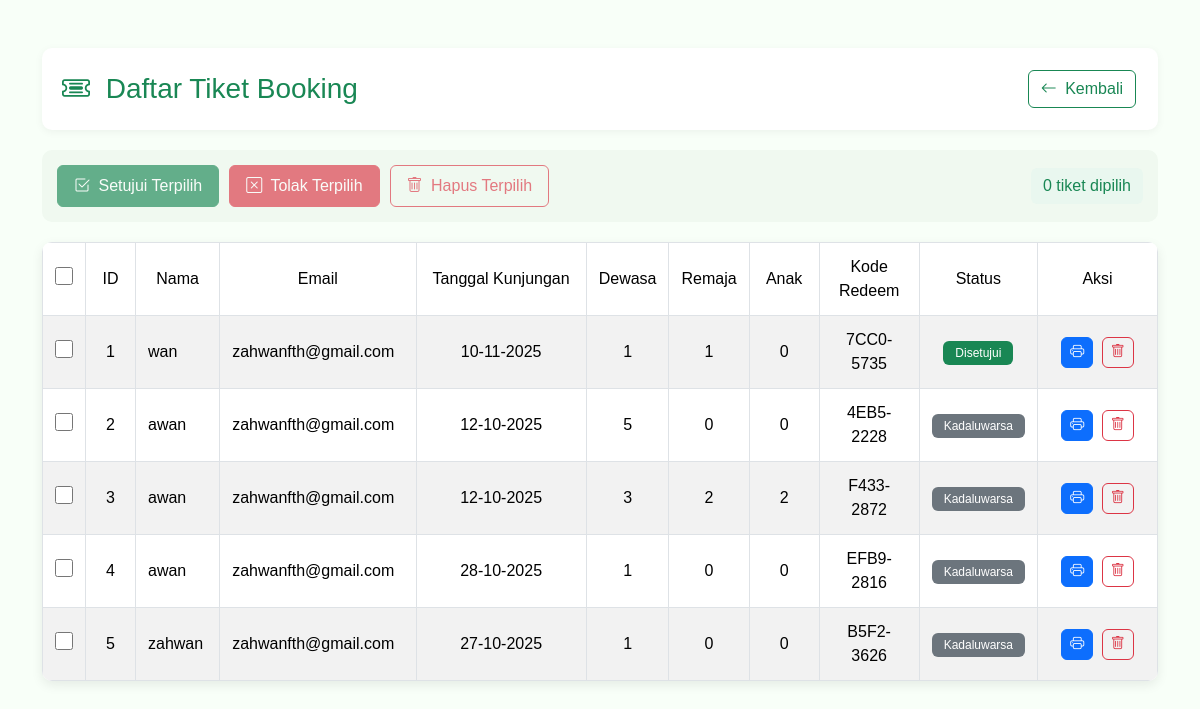
/admin/tiket_list.php (signed in), run on the app's committed database.
### tables this page shows
CREATE TABLE `booking` (
  `id` int NOT NULL,
  `nama_pengunjung` varchar(100) NOT NULL,
  `email` varchar(100) NOT NULL,
  `tanggal_kunjungan` date NOT NULL,
  `jumlah_dewasa` int DEFAULT '0',
  `jumlah_anak` int DEFAULT '0',
  `jumlah_remaja` int DEFAULT '0',
  `total_harga` int NOT NULL,
  `catatan` text,
  `tanggal_booking` timestamp NULL DEFAULT CURRENT_TIMESTAMP,
  `status` varchar(20) NOT NULL DEFAULT 'dibooking',
  `kode_redeem` varchar(20) DEFAULT NULL
);

### admin/tiket_list.php (the view, shortened to what this page needs)
<?php
include "../database/conn.php";
$query = "SELECT * FROM booking ORDER BY tanggal_booking DESC";
$result = $conn->query($query);
?>
<!DOCTYPE html>
<html lang="id">
<head>
    <link href="https://cdn.jsdelivr.net/npm/bootstrap@5.3.2/dist/css/bootstrap.min.css" rel="stylesheet">
    <link rel="stylesheet" href="https://cdn.jsdelivr.net/npm/bootstrap-icons@1.11.3/font/bootstrap-icons.css">
</head>
<body>
<div class="container my-5">
    <div class="page-header d-flex justify-content-between align-items-center">
        <h3 class="text-success mb-0"><i class="bi bi-ticket-detailed me-2"></i> Daftar Tiket Booking</h3>
        <a href="dashboard.php" class="btn btn-outline-success btn-action">
            <i class="bi bi-arrow-left me-1"></i> Kembali
        </a>
    </div>
    <form method="POST" action="proses_tiket.php" id="ticketForm">
        <div class="mass-action-bar">
            <button type="submit" name="aksi" value="acc_selected" class="btn btn-success" id="approveSelected" disabled>
                <i class="bi bi-check2-square me-1"></i> Setujui Terpilih
            </button>
            <button type="submit" name="aksi" value="dec_selected" class="btn btn-danger" id="rejectSelected" disabled>
                <i class="bi bi-x-square me-1"></i> Tolak Terpilih
            </button>
            <button type="submit" name="aksi" value="delete_selected" class="btn btn-outline-danger" id="deleteSelected" disabled>
                <i class="bi bi-trash me-1"></i> Hapus Terpilih
            </button>
            <div class="selected-count" id="selectedCount">0 tiket dipilih</div>
        </div>
        <div class="card">
            <div class="table-responsive">
                <table class="table table-bordered table-striped align-middle mb-0">
                    <thead>
                        <tr class="text-center">
                            <th width="40px">
                                <input type="checkbox" id="checkAll" class="custom-checkbox">
                            </th>
                            <th width="50px">ID</th>
                            <th>Nama</th>
                            <th>Email</th>
                            <th>Tanggal Kunjungan</th>
                            <th width="70px">Dewasa</th>
                            <th width="70px">Remaja</th>
                            <th width="70px">Anak</th>
                            <th width="100px">Kode Redeem</th>
                            <th width="100px">Status</th>
                            <th width="120px">Aksi</th>
                        </tr>
                    </thead>
                    <tbody>
                        <?php if ($result && $result->num_rows > 0): ?>
                            <?php $no = 1;  ?>
                            <?php while ($row = $result->fetch_assoc()): ?>
                                <tr>
                                    <td class="text-center">
                                        <input type="checkbox" name="selected_ids[]" value="<?= $row['id']; ?>" class="ticket-checkbox custom-checkbox">
                                    </td>
                                    <td class="text-center"><?= $no++; ?></td>
                                    <td><?= htmlspecialchars($row['nama_pengunjung']); ?></td>
                                    <td><?= htmlspecialchars($row['email']); ?></td>
                                    <td class="text-center"><?= date('d-m-Y', strtotime($row['tanggal_kunjungan'])); ?></td>
                                    <td class="text-center"><?= $row['jumlah_dewasa']; ?></td>
                                    <td class="text-center"><?= $row['jumlah_remaja']; ?></td>
                                    <td class="text-center"><?= $row['jumlah_anak']; ?></td>
                                    <td class="text-center"><?= htmlspecialchars($row['kode_redeem']); ?></td>
                                    <td class="text-center">
                                        <?php
                                            $status = $row['status'];
                                            if ($status === 'dibooking')
                                                echo "<span class='badge bg-warning text-dark'>Dibooking</span>";
                                            elseif ($status === 'acc' || $status === 'accepted')
                                                echo "<span class='badge bg-success'>Disetujui</span>";
                                            elseif ($status === 'dec' || $status === 'declined')
                                                echo "<span class='badge bg-danger'>Ditolak</span>";
                                            elseif ($status === 'kadaluwarsa')
                                                echo "<span class='badge bg-secondary'>Kadaluwarsa</span>";
                                        ?>
                                    </td>
                                    <td class="text-center">
                                        <?php if ($status === 'dibooking'): ?>
                                            <a href="proses_tiket.php?id=<?= $row['id']; ?>&aksi=acc" class="btn btn-success btn-sm btn-action" title="Setujui">
                                                <i class="bi bi-check-circle"></i>
                                            </a>
                                            <a href="proses_tiket.php?id=<?= $row['id']; ?>&aksi=dec" class="btn btn-danger btn-sm btn-action" title="Tolak">
                                                <i class="bi bi-x-circle"></i>
                                            </a>
                                        <?php else: ?>
                                            <a href="print_tiket.php?id=<?= $row['id']; ?>" target="_blank" class="btn btn-primary btn-sm btn-action" title="Cetak">
                                                <i class="bi bi-printer"></i>
                                            </a>
                                            <a href="javascript:void(0)" onclick="confirmDelete(<?= $row['id']; ?>)" class="btn btn-outline-danger btn-sm btn-action" title="Hapus">
                                                <i class="bi bi-trash"></i>
                                            </a>
                                        <?php endif; ?>
                                    </td>
                                </tr>
                            <?php endwhile; ?>
                        <?php endif; ?>
                    </tbody>
                </table>
            </div>
        </div>
    </form>
</div>
</body>
</html>

### admin/tiket_list.php (style rules this page uses)
body { background-color: #f8fff8; font-family: 'Poppins', sans-serif; }
.card { border: none; border-radius: 10px; box-shadow: 0 4px 12px rgba(0, 0, 0, 0.08); overflow: hidden; }
table th { background-color: #198754; color: white; padding: 12px; font-weight: 500; }
.btn-action { margin: 2px; border-radius: 6px; transition: all 0.2s; }
.table td, .table th { vertical-align: middle; padding: 12px; }
.badge { padding: 6px 12px; font-weight: 500; border-radius: 6px; }
.mass-action-bar { background-color: #f0f9f0; padding: 15px; border-radius: 10px; margin-bottom: 20px; display: flex; gap: 10px; align-items: center; }
.mass-action-bar .btn { border-radius: 6px; padding: 8px 16px; font-weight: 500; }
.page-header { background-color: white; padding: 20px; border-radius: 10px; margin-bottom: 20px; box-shadow: 0 2px 8px rgba(0, 0, 0, 0.05); }
.custom-checkbox { width: 18px; height: 18px; cursor: pointer; }
.selected-count { background: #e9f7ef; padding: 6px 12px; border-radius: 6px; margin-left: auto; font-weight: 500; color: #198754; }

### data on the page
booking: nama_pengunjung "wan", email "zahwanfth@gmail.com", tanggal_kunjungan "10-11-2025", jumlah_dewasa "1", jumlah_remaja "1", jumlah_anak "0", kode_redeem "7CC0-5735", status "Disetujui"
booking: nama_pengunjung "awan", email "zahwanfth@gmail.com", tanggal_kunjungan "12-10-2025", jumlah_dewasa "5", jumlah_remaja "0", jumlah_anak "0", kode_redeem "4EB5-2228", status "Kadaluwarsa"
booking: nama_pengunjung "awan", email "zahwanfth@gmail.com", tanggal_kunjungan "12-10-2025", jumlah_dewasa "3", jumlah_remaja "2", jumlah_anak "2", kode_redeem "F433-2872", status "Kadaluwarsa"
booking: nama_pengunjung "awan", email "zahwanfth@gmail.com", tanggal_kunjungan "28-10-2025", jumlah_dewasa "1", jumlah_remaja "0", jumlah_anak "0", kode_redeem "EFB9-2816", status "Kadaluwarsa"
booking: nama_pengunjung "zahwan", email "zahwanfth@gmail.com", tanggal_kunjungan "27-10-2025", jumlah_dewasa "1", jumlah_remaja "0", jumlah_anak "0", kode_redeem "B5F2-3626", status "Kadaluwarsa"
